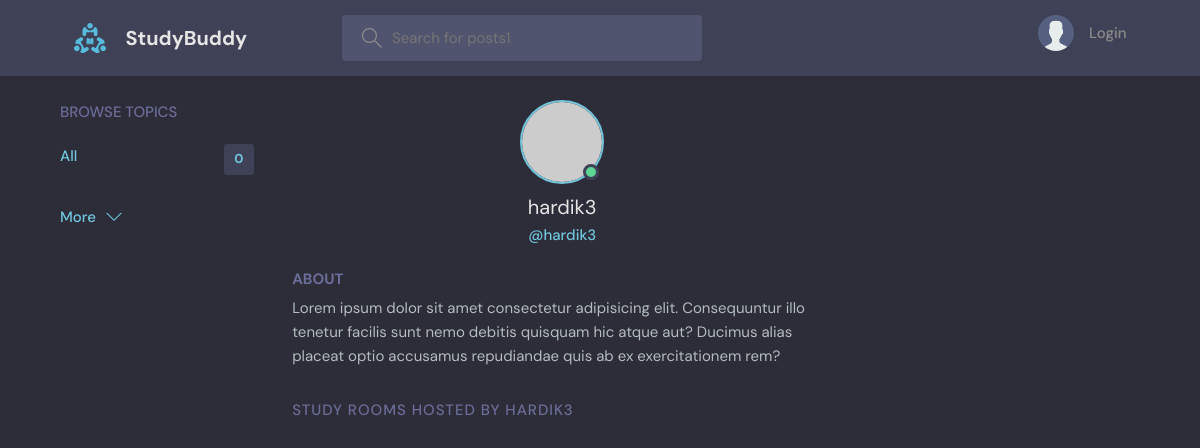
The app's page /profile/1/, older data.
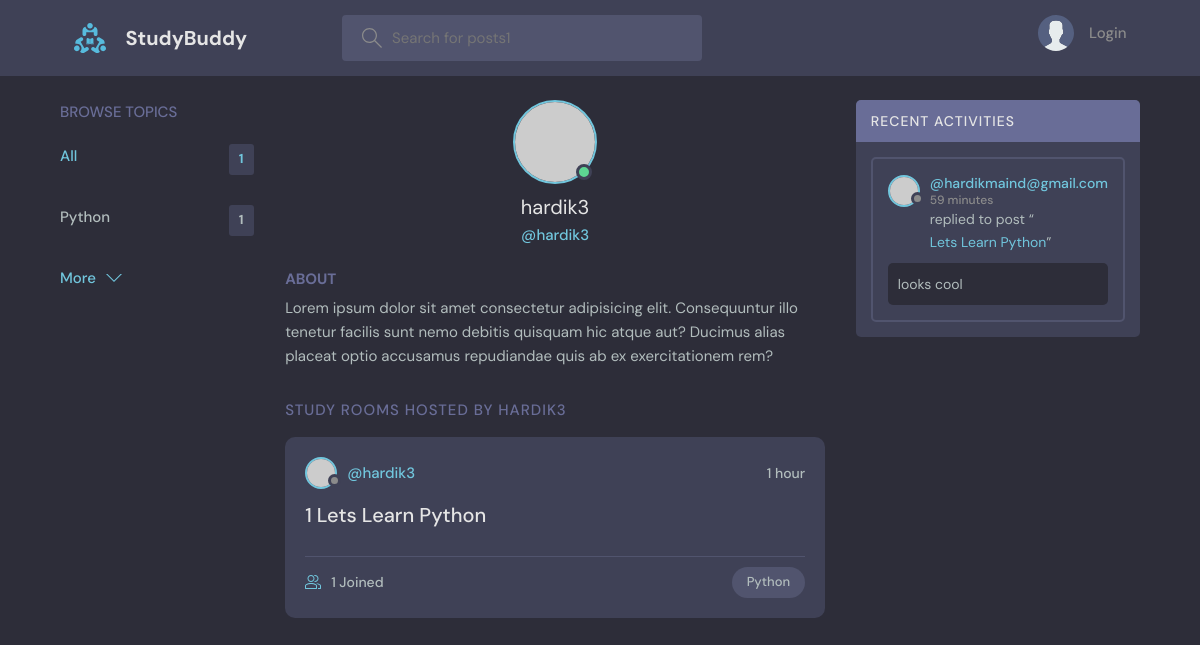
The same page, newer data.
### base/models.py (models this page shows, shortened)
class User(AbstractUser):
    name=models.CharField(max_length=200,null=True)
    email=models.EmailField(unique=True,null=True)
    bio=models.TextField(null=True)
    avatar=models.ImageField(null=True,default="avatar.svg")
    USERNAME_FIELD='email'
    REQUIRED_FIELDS=[]

class Topic(models.Model):
    name = models.CharField(max_length=200)

class Room(models.Model):
    host = models.ForeignKey(User, null=True, on_delete=models.SET_NULL)
    name = models.CharField(max_length=200)
    description = models.TextField(null=True, blank=True)
    participants = models.ManyToManyField(User,related_name='participants', blank=True)
    updated = models.DateTimeField(auto_now=True)
    created = models.DateTimeField(auto_now_add=True)
    topic = models.ForeignKey(Topic, null=True, on_delete=models.SET_NULL)
    class Meta:
        ordering = ['-updated', '-created']
    def __str__(self):
        return self.name

class Message(models.Model):
    user = models.ForeignKey(User, on_delete=models.CASCADE)
    room = models.ForeignKey(Room, on_delete=models.CASCADE)
    body = models.TextField()
    updated = models.DateTimeField(auto_now=True)
    created = models.DateTimeField(auto_now_add=True)
    class Meta:
        ordering = ['-updated', '-created']

### base/views.py (the view)
# urls.py: path('profile/<str:pk>/', views.userProfile,name="user-profile"),
def userProfile(request, pk):
    user = User.objects.get(id=pk)
    rooms = user.room_set.all()
    room_messages = user.message_set.all()
    topics = Topic.objects.all()
    context = {'user': user, 'rooms': rooms,
               'room_messages': room_messages, 'topics': topics}
    return render(request, 'base/profile.html', context)

### base/templates/base/profile.html (shortened to what this page needs)
{% extends 'main.html' %}
{% load static %}
{% block content %}
  <main class="profile-page layout layout--3">
    <div class="container">
      {%include 'base/topic_component.html' %}
      <div class="roomList">
        <div class="profile">
          <div class="profile__avatar">
            <div class="avatar avatar--large active">
              <img src="https://randomuser.me/api/portraits/men/11.jpg" />
            </div>
          </div>
          <div class="profile__info">
            <h3>{{user.username}}</h3>
            <p>@{{user.username}}</p>
          </div>
          <div class="profile__about">
            <h3>About</h3>
            <p>
              Lorem ipsum dolor sit amet consectetur adipisicing elit. Consequuntur illo tenetur
              facilis sunt nemo debitis quisquam hic atque aut? Ducimus alias placeat optio
              accusamus repudiandae quis ab ex exercitationem rem?
            </p>
          </div>
        </div>
        <div class="roomList__header">
          <div>
            <h2>Study Rooms Hosted by {{user.username}}</a>
            </h2>
          </div>
        </div>
        {%include 'base/feed_component.html' %}
      </div>
      {%include 'base/activity_component.html' %}
    </div>
  </main>
{% endblock content %}

### templates/main.html (shortened to what this page needs)
<!DOCTYPE html>
{% load static %}
<html lang="en">
  <head>
    <link rel="stylesheet" href="{%static 'styles/style.css' %}" />
  </head>
  <body>
    {% include 'navbar.html' %}  {% block content %} {% endblock content %}
  </body>
</html>

### templates/navbar.html (shortened to what this page needs)
{% load static  %}
<header class="header header--loggedIn">
    <div class="container">
      <a href="{% url 'home' %}" class="header__logo">
        <img src="{% static 'images/logo.svg' %}" />
        <h1>StudyBuddy</h1>
      </a>
      <form class="header__search" method="GET" accept="{% url 'home' %}">
        <label>
          <input name="q" placeholder="Search for posts1" />
        </label>
      </form>
      <nav class="header__menu">
        {% if request.user.is_authenticated %}
        <div class="header__user">
          <a href="{% url 'update-user' %}">
            <div class="avatar avatar--medium active">
              <img src="https://randomuser.me/api/portraits/men/37.jpg" />
            </div>
            <p>{{request.user.username}} <span>@{{request.user.username}}</span></p>
          </a>
          <button class="dropdown-button">
            <svg
              version="1.1"
              xmlns="http://www.w3.org/2000/svg"
              width="32"
              height="32"
              viewBox="0 0 32 32"
            >
              <title>chevron-down</title>
              <path d="M16 21l-13-13h-3l16 16 16-16h-3l-13 13z"></path>
            </svg>
          </button>
        </div>
        {% else %}
        <a href="{% url 'login' %}">
          <img src="{% static 'images/avatar.svg' %}" />
          <p>Login</p>
        </a>
        {% endif %}
      </nav>
    </div>
  </header>

### base/templates/base/topic_component.html
<div class="topics">
  <div class="topics__header">
    <h2>Browse Topics</h2>
  </div>
  <ul class="topics__list">
    <li>
      <a href="{% url 'home'%}" class="active">All <span>{{topics.count}}</span></a>
    </li>
    {% for x in topics %}
    <li>
      <a href="{% url 'home' %}?q={{x.name}}"> {{x.name}} <span>{{x.room_set.all.count}}</span></a>
    </li>
    {%endfor%}
  </ul>
  <a class="btn btn--link" href="{% url 'topics' %}">
    More
    <svg
      version="1.1"
      xmlns="http://www.w3.org/2000/svg"
      width="32"
      height="32"
      viewBox="0 0 32 32"
    >
      <title>chevron-down</title>
      <path d="M16 21l-13-13h-3l16 16 16-16h-3l-13 13z"></path>
    </svg>
  </a>
</div>

### base/templates/base/feed_component.html (shortened to what this page needs)
{% for room in rooms %}
<div class="roomListRoom">
  <div class="roomListRoom__header">
    <a href="{% url 'user-profile' room.host.id %}" class="roomListRoom__author">
      <div class="avatar avatar--small">
        <img src="https://randomuser.me/api/portraits/women/11.jpg" />
      </div>
      <span>@{{room.host.username}}</span>
    </a>
    <div class="roomListRoom__actions">
      <span>{{room.created|timesince }}</span>
    </div>
  </div>
  <div class="roomListRoom__content">
    <a href="{% url 'room' room.id %}"> {{room.id}}    {{room.name}}</a>
  </div>
  <div class="roomListRoom__meta">
    <a href="{% url 'room' room.id %}" class="roomListRoom__joined">
      {{room.participants.all.count}} Joined
    </a>
    <p class="roomListRoom__topic">{{room.topic.name}}</p>
  </div>
</div>
{% endfor %}

### base/templates/base/activity_component.html (shortened to what this page needs)
<div>
{% for x in room_messages %}
<div class="activities">
  <div class="activities__header">
    <h2>Recent Activities</h2>
  </div>
  <div class="activities__box">
    <div class="activities__boxHeader roomListRoom__header">
      <a href="{% url 'user-profile' x.user.id %}" class="roomListRoom__author">
        <div class="avatar avatar--small">
          <img src="https://randomuser.me/api/portraits/women/11.jpg" />
        </div>
        <p>
          @{{x.user}}
          <span>{{x.created|timesince}}</span>
        </p>
      </a>
    </div>
    <div class="activities__boxContent">
      <p>
        replied to post “<a href="{%url 'room' x.room.id %}">{{x.room}}</a>”
      </p>
      <div class="activities__boxRoomContent">
        {{x.body}}
      </div>
    </div>
  </div>
</div>
{% endfor %}
</div>

Row changes from the older to the newer data that the page shows:
added Topic: name "Python", room_set.all.count "1"
added Room: host.username "hardik3", created "1 hour", id "1", name "Lets Learn Python", participants.all.count "1", topic.name "Python"
added Message: user "hardikmaind@gmail.com", created "59 minutes", room "Lets Learn Python", body "looks cool"
Text that changed along with them:
{{ topics.count }}: "0" → "1"
